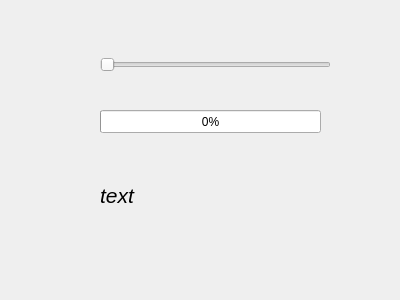
<?xml version="1.0" encoding="UTF-8"?>
<ui version="4.0">
 <class>Widget</class>
 <widget class="QWidget" name="Widget">
  <property name="geometry">
   <rect>
    <x>0</x>
    <y>0</y>
    <width>400</width>
    <height>300</height>
   </rect>
  </property>
  <property name="windowTitle">
   <string>Widget</string>
  </property>
  <widget class="QSlider" name="hSlider">
   <property name="geometry">
    <rect>
     <x>100</x>
     <y>50</y>
     <width>231</width>
     <height>29</height>
    </rect>
   </property>
   <property name="minimum">
    <number>1</number>
   </property>
   <property name="maximum">
    <number>100</number>
   </property>
   <property name="orientation">
    <enum>Qt::Horizontal</enum>
   </property>
  </widget>
  <widget class="QProgressBar" name="proBar">
   <property name="geometry">
    <rect>
     <x>100</x>
     <y>110</y>
     <width>221</width>
     <height>23</height>
    </rect>
   </property>
   <property name="minimum">
    <number>1</number>
   </property>
   <property name="value">
    <number>1</number>
   </property>
  </widget>
  <widget class="QLabel" name="label">
   <property name="geometry">
    <rect>
     <x>100</x>
     <y>170</y>
     <width>221</width>
     <height>51</height>
    </rect>
   </property>
   <property name="font">
    <font>
     <pointsize>16</pointsize>
     <italic>true</italic>
    </font>
   </property>
   <property name="text">
    <string>text</string>
   </property>
  </widget>
 </widget>
 <layoutdefault spacing="6" margin="11"/>
 <resources/>
 <connections/>
</ui>
